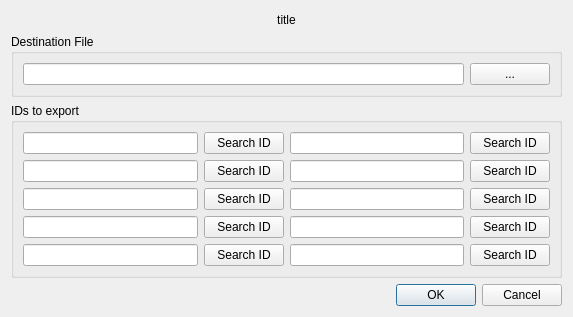
<?xml version="1.0" encoding="UTF-8"?>
<ui version="4.0">
 <class>Dialog</class>
 <widget class="QDialog" name="Dialog">
  <property name="geometry">
   <rect>
    <x>0</x>
    <y>0</y>
    <width>573</width>
    <height>317</height>
   </rect>
  </property>
  <property name="windowTitle">
   <string>Dialog</string>
  </property>
  <layout class="QVBoxLayout" name="verticalLayout_2">
   <item>
    <widget class="QLabel" name="title">
     <property name="text">
      <string>title</string>
     </property>
     <property name="alignment">
      <set>Qt::AlignCenter</set>
     </property>
    </widget>
   </item>
   <item>
    <widget class="QGroupBox" name="groupBox">
     <property name="title">
      <string>Destination File</string>
     </property>
     <layout class="QHBoxLayout" name="horizontalLayout">
      <item>
       <widget class="QLineEdit" name="field_path"/>
      </item>
      <item>
       <widget class="QPushButton" name="btn_searchFile">
        <property name="text">
         <string>...</string>
        </property>
       </widget>
      </item>
     </layout>
    </widget>
   </item>
   <item>
    <widget class="QGroupBox" name="groupBox_2">
     <property name="title">
      <string>IDs to export</string>
     </property>
     <layout class="QVBoxLayout" name="verticalLayout">
      <item>
       <layout class="QGridLayout" name="gridLayout" columnstretch="1,0,1,0">
        <item row="2" column="2">
         <widget class="QLineEdit" name="lineEdit_18"/>
        </item>
        <item row="1" column="3">
         <widget class="QPushButton" name="pushButton_10">
          <property name="text">
           <string>Search ID</string>
          </property>
         </widget>
        </item>
        <item row="3" column="1">
         <widget class="QPushButton" name="pushButton_16">
          <property name="text">
           <string>Search ID</string>
          </property>
         </widget>
        </item>
        <item row="0" column="1">
         <widget class="QPushButton" name="pushButton">
          <property name="text">
           <string>Search ID</string>
          </property>
         </widget>
        </item>
        <item row="0" column="2">
         <widget class="QLineEdit" name="lineEdit_9"/>
        </item>
        <item row="2" column="1">
         <widget class="QPushButton" name="pushButton_19">
          <property name="text">
           <string>Search ID</string>
          </property>
         </widget>
        </item>
        <item row="4" column="3">
         <widget class="QPushButton" name="pushButton_22">
          <property name="text">
           <string>Search ID</string>
          </property>
         </widget>
        </item>
        <item row="3" column="3">
         <widget class="QPushButton" name="pushButton_17">
          <property name="text">
           <string>Search ID</string>
          </property>
         </widget>
        </item>
        <item row="3" column="2">
         <widget class="QLineEdit" name="lineEdit_17"/>
        </item>
        <item row="2" column="0">
         <widget class="QLineEdit" name="lineEdit_19"/>
        </item>
        <item row="2" column="3">
         <widget class="QPushButton" name="pushButton_18">
          <property name="text">
           <string>Search ID</string>
          </property>
         </widget>
        </item>
        <item row="1" column="0">
         <widget class="QLineEdit" name="lineEdit_11"/>
        </item>
        <item row="0" column="0">
         <widget class="QLineEdit" name="lineEdit"/>
        </item>
        <item row="1" column="2">
         <widget class="QLineEdit" name="lineEdit_10"/>
        </item>
        <item row="4" column="0">
         <widget class="QLineEdit" name="lineEdit_23"/>
        </item>
        <item row="4" column="1">
         <widget class="QPushButton" name="pushButton_23">
          <property name="text">
           <string>Search ID</string>
          </property>
         </widget>
        </item>
        <item row="4" column="2">
         <widget class="QLineEdit" name="lineEdit_22"/>
        </item>
        <item row="3" column="0">
         <widget class="QLineEdit" name="lineEdit_16"/>
        </item>
        <item row="0" column="3">
         <widget class="QPushButton" name="pushButton_9">
          <property name="text">
           <string>Search ID</string>
          </property>
         </widget>
        </item>
        <item row="1" column="1">
         <widget class="QPushButton" name="pushButton_11">
          <property name="text">
           <string>Search ID</string>
          </property>
         </widget>
        </item>
       </layout>
      </item>
     </layout>
    </widget>
   </item>
   <item>
    <widget class="QDialogButtonBox" name="buttonBox">
     <property name="orientation">
      <enum>Qt::Horizontal</enum>
     </property>
     <property name="standardButtons">
      <set>QDialogButtonBox::Cancel|QDialogButtonBox::Ok</set>
     </property>
    </widget>
   </item>
  </layout>
 </widget>
 <resources/>
 <connections>
  <connection>
   <sender>buttonBox</sender>
   <signal>accepted()</signal>
   <receiver>Dialog</receiver>
   <slot>accept()</slot>
   <hints>
    <hint type="sourcelabel">
     <x>248</x>
     <y>254</y>
    </hint>
    <hint type="destinationlabel">
     <x>157</x>
     <y>274</y>
    </hint>
   </hints>
  </connection>
  <connection>
   <sender>buttonBox</sender>
   <signal>rejected()</signal>
   <receiver>Dialog</receiver>
   <slot>reject()</slot>
   <hints>
    <hint type="sourcelabel">
     <x>316</x>
     <y>260</y>
    </hint>
    <hint type="destinationlabel">
     <x>286</x>
     <y>274</y>
    </hint>
   </hints>
  </connection>
 </connections>
</ui>
